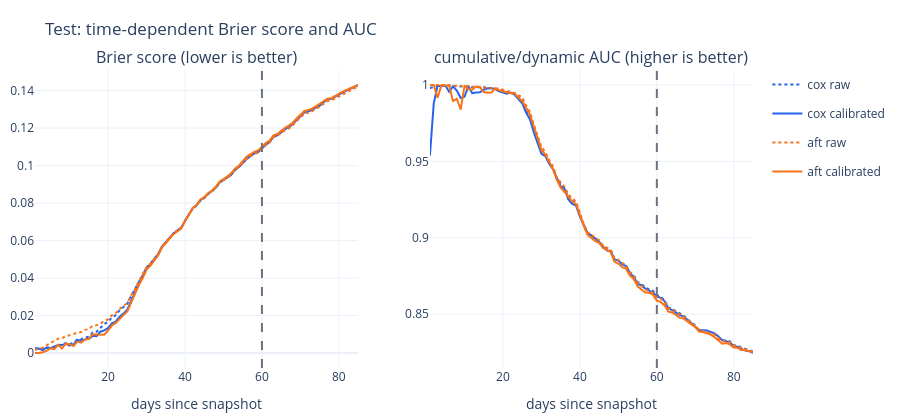

The cell this chart's notebook holds for it:
### Markdown cell above
## 7. Brier score and AUC over time

Both metrics are computed at every day of the grid with inverse-probability-of-censoring
weights. The dashed line marks the 60-day business horizon.

### Code cell
over_time = tables["metrics_over_time"]
titles = ["Brier score (lower is better)", "cumulative/dynamic AUC (higher is better)"]
fig = make_subplots(rows=1, cols=2, subplot_titles=titles)
for (name, variant), part in over_time.groupby(["model", "variant"], sort=False):
    label = f"{name} {variant}"
    for col, metric in enumerate(("brier", "auc"), start=1):
        legend = {"legendgroup": label, "showlegend": col == 1}
        trace = line(part["day"], part[metric], label, COLORS[name], DASHES[variant], **legend)
        fig.add_trace(trace, 1, col)
fig.add_vline(x=HORIZON, line_dash="dash", line_color=GREY)
fig.update_xaxes(title_text="days since snapshot")
show(fig, "Test: time-dependent Brier score and AUC")

selected = over_time[over_time["day"].isin(config.SCORE_HORIZONS)]
display(selected.pivot(index=["model", "variant"], columns="day", values=["brier", "auc"]))
